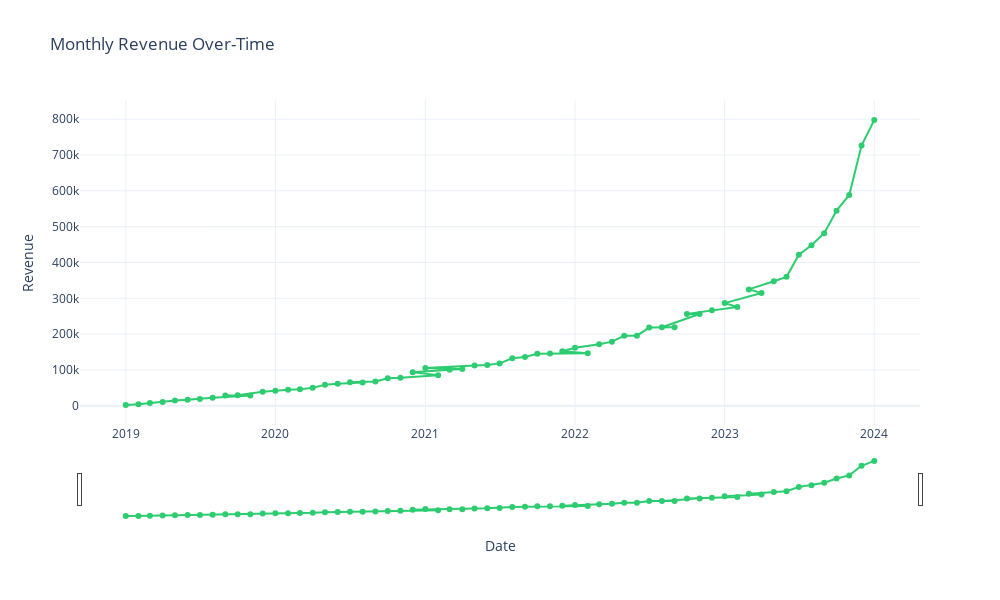

The cell this chart's notebook holds for it:
### Code cell
fig = px.line(df_revenue_time, x='order_date', y='revenue',
              title='Monthly Revenue Over-Time',
              labels={'order_date': 'Month', 'revenue': 'Revenue'},
              template='plotly_white',
              color_discrete_sequence=['#2ecc71']
             )

fig.update_traces(mode='lines+markers')
fig.update_layout(xaxis_title='Date', yaxis_title='Revenue',
                  xaxis_rangeslider_visible=True,
                    height=600,
                    width=1000 
)

fig.show()
